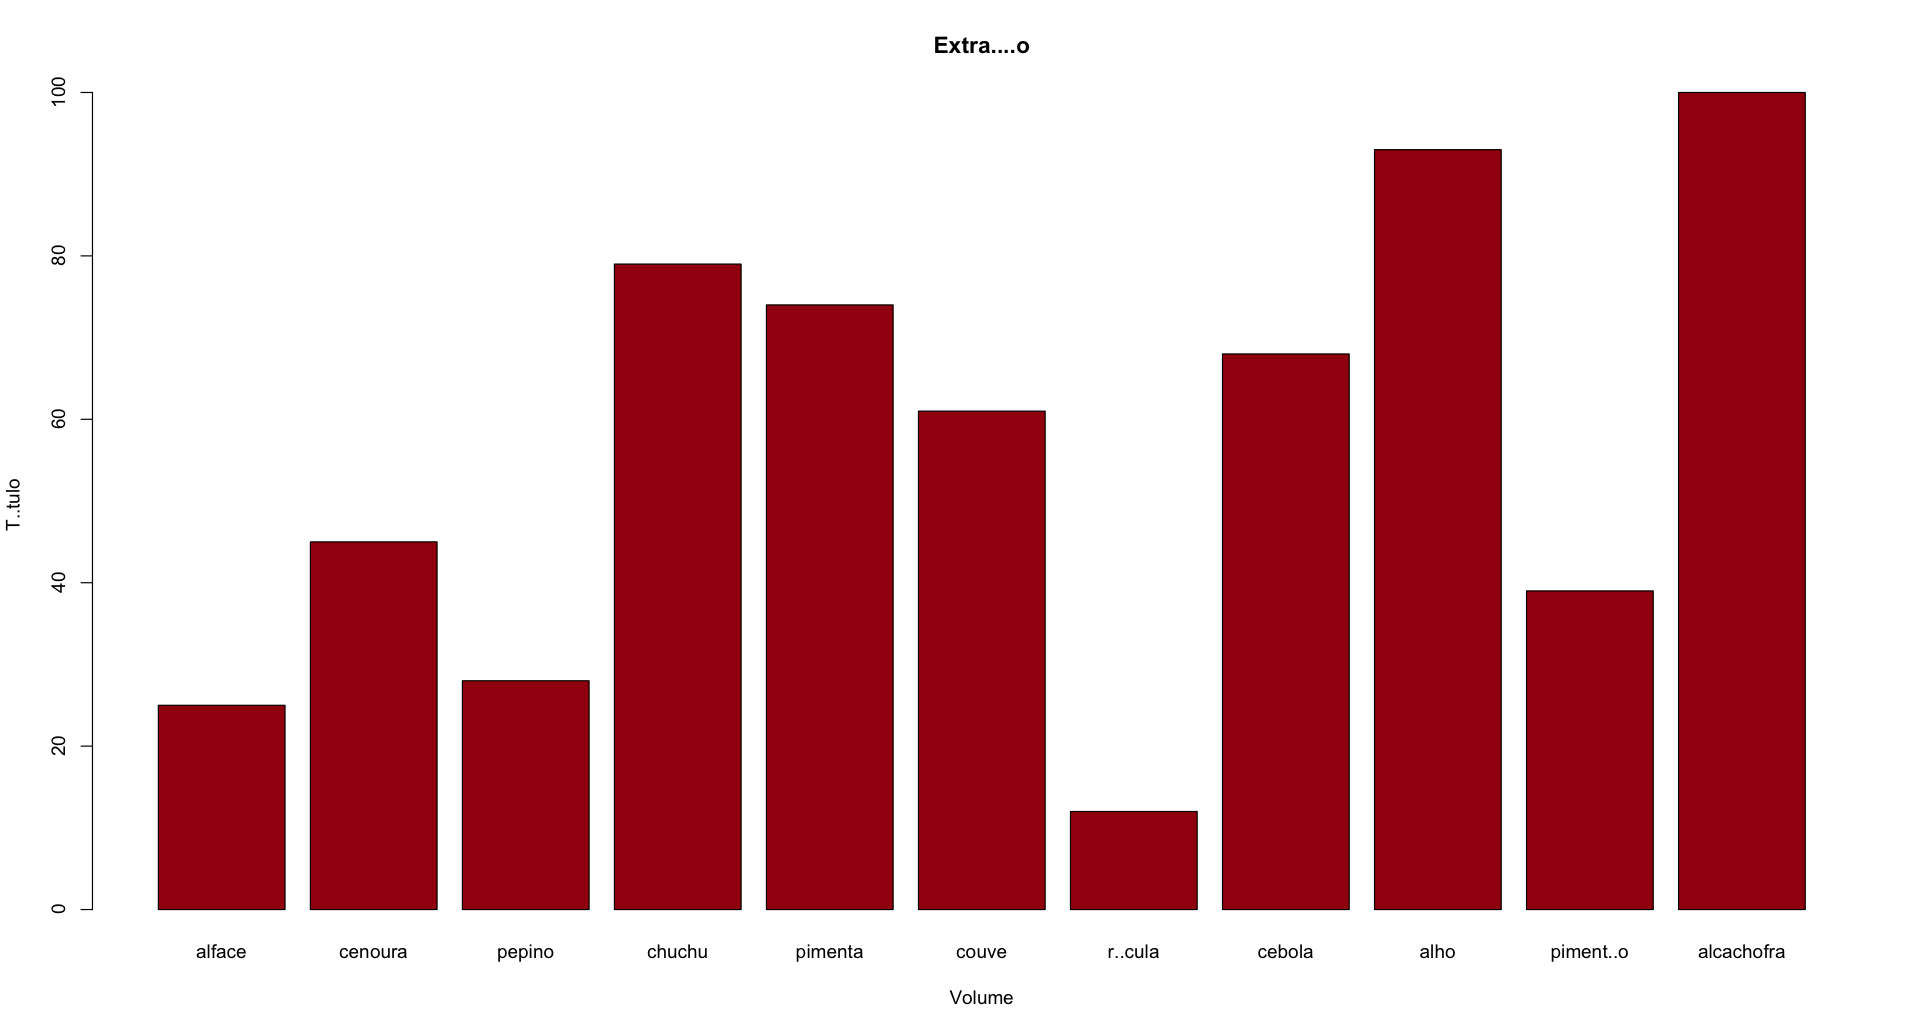

This figure's R source:
max.temp <- c(25, 45, 28, 79, 74, 61, 12, 68, 93, 39, 100)

 barplot(max.temp)
 
 barplot(max.temp,
 main = "Extração",
 xlab = "Volume",
 ylab = "Título",
 names.arg = c("alface", "cenoura", "pepino", "chuchu", "pimenta", "couve", "rúcula", "cebola", "alho", "pimentão", "alcachofra"),
 col = "darkred",
 horiz = FALSE);

 
